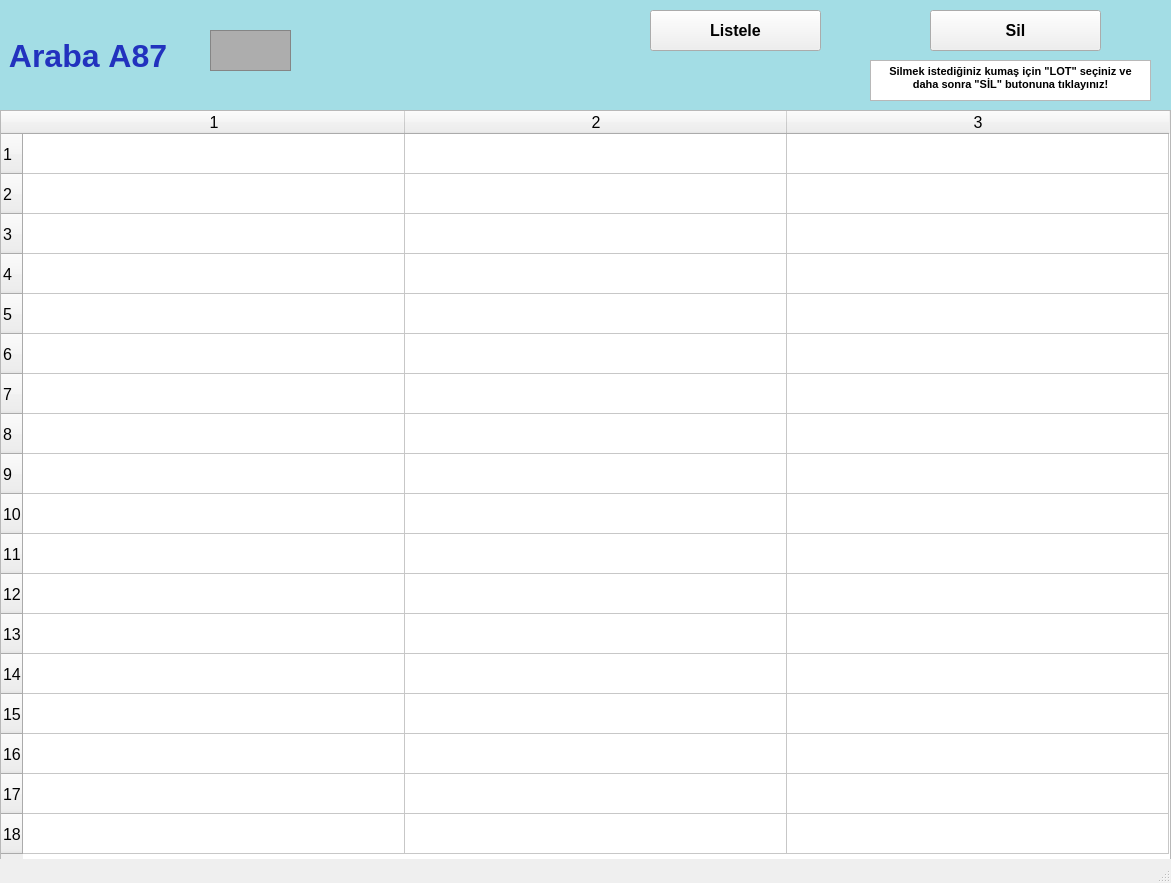
<?xml version="1.0" encoding="UTF-8"?>
<ui version="4.0">
 <class>arabalarA87_ekran</class>
 <widget class="QMainWindow" name="arabalarA87_ekran">
  <property name="geometry">
   <rect>
    <x>0</x>
    <y>0</y>
    <width>1171</width>
    <height>883</height>
   </rect>
  </property>
  <property name="font">
   <font>
    <pointsize>12</pointsize>
    <weight>50</weight>
    <bold>false</bold>
    <kerning>false</kerning>
   </font>
  </property>
  <property name="windowTitle">
   <string/>
  </property>
  <widget class="QWidget" name="centralwidget">
   <widget class="QLabel" name="arabaA1yazi_lbl">
    <property name="geometry">
     <rect>
      <x>0</x>
      <y>0</y>
      <width>1171</width>
      <height>111</height>
     </rect>
    </property>
    <property name="font">
     <font>
      <pointsize>24</pointsize>
      <weight>75</weight>
      <bold>true</bold>
     </font>
    </property>
    <property name="styleSheet">
     <string notr="true">background-color: rgb(163, 221, 229);
color: rgb(34, 50, 190);</string>
    </property>
    <property name="text">
     <string> Araba A87</string>
    </property>
   </widget>
   <widget class="QFrame" name="arabaA1_img">
    <property name="geometry">
     <rect>
      <x>210</x>
      <y>30</y>
      <width>81</width>
      <height>41</height>
     </rect>
    </property>
    <property name="styleSheet">
     <string notr="true">background-color: rgb(173, 173, 173);</string>
    </property>
    <property name="frameShape">
     <enum>QFrame::StyledPanel</enum>
    </property>
    <property name="frameShadow">
     <enum>QFrame::Raised</enum>
    </property>
   </widget>
   <widget class="QPushButton" name="listele87_btn">
    <property name="geometry">
     <rect>
      <x>650</x>
      <y>10</y>
      <width>171</width>
      <height>41</height>
     </rect>
    </property>
    <property name="font">
     <font>
      <pointsize>12</pointsize>
      <weight>75</weight>
      <bold>true</bold>
     </font>
    </property>
    <property name="text">
     <string>Listele</string>
    </property>
   </widget>
   <widget class="QTableWidget" name="A87_tw">
    <property name="geometry">
     <rect>
      <x>0</x>
      <y>110</y>
      <width>1171</width>
      <height>751</height>
     </rect>
    </property>
    <property name="baseSize">
     <size>
      <width>0</width>
      <height>0</height>
     </size>
    </property>
    <property name="rowCount">
     <number>18</number>
    </property>
    <property name="columnCount">
     <number>3</number>
    </property>
    <attribute name="horizontalHeaderVisible">
     <bool>true</bool>
    </attribute>
    <attribute name="horizontalHeaderCascadingSectionResizes">
     <bool>false</bool>
    </attribute>
    <attribute name="horizontalHeaderDefaultSectionSize">
     <number>382</number>
    </attribute>
    <attribute name="horizontalHeaderMinimumSectionSize">
     <number>38</number>
    </attribute>
    <attribute name="verticalHeaderDefaultSectionSize">
     <number>40</number>
    </attribute>
    <attribute name="verticalHeaderMinimumSectionSize">
     <number>23</number>
    </attribute>
    <row/>
    <row/>
    <row/>
    <row/>
    <row/>
    <row/>
    <row/>
    <row/>
    <row/>
    <row/>
    <row/>
    <row/>
    <row/>
    <row/>
    <row/>
    <row/>
    <row/>
    <row/>
    <column/>
    <column/>
    <column/>
   </widget>
   <widget class="QPushButton" name="sil87_btn">
    <property name="geometry">
     <rect>
      <x>930</x>
      <y>10</y>
      <width>171</width>
      <height>41</height>
     </rect>
    </property>
    <property name="font">
     <font>
      <pointsize>12</pointsize>
      <weight>75</weight>
      <bold>true</bold>
     </font>
    </property>
    <property name="text">
     <string>Sil</string>
    </property>
   </widget>
   <widget class="QTextBrowser" name="textBrowser">
    <property name="geometry">
     <rect>
      <x>870</x>
      <y>60</y>
      <width>281</width>
      <height>41</height>
     </rect>
    </property>
    <property name="html">
     <string>&lt;!DOCTYPE HTML PUBLIC &quot;-//W3C//DTD HTML 4.0//EN&quot; &quot;http://www.w3.org/TR/REC-html40/strict.dtd&quot;&gt;
&lt;html&gt;&lt;head&gt;&lt;meta name=&quot;qrichtext&quot; content=&quot;1&quot; /&gt;&lt;style type=&quot;text/css&quot;&gt;
p, li { white-space: pre-wrap; }
&lt;/style&gt;&lt;/head&gt;&lt;body style=&quot; font-family:'MS Shell Dlg 2'; font-size:12pt; font-weight:400; font-style:normal;&quot;&gt;
&lt;p align=&quot;center&quot; style=&quot; margin-top:0px; margin-bottom:0px; margin-left:0px; margin-right:0px; -qt-block-indent:0; text-indent:0px;&quot;&gt;&lt;span style=&quot; font-size:8pt; font-weight:600;&quot;&gt;Silmek istediğiniz kumaş için &amp;quot;LOT&amp;quot; seçiniz ve daha sonra &amp;quot;SİL&amp;quot; butonuna tıklayınız!&lt;/span&gt;&lt;/p&gt;&lt;/body&gt;&lt;/html&gt;</string>
    </property>
   </widget>
  </widget>
  <widget class="QStatusBar" name="statusbar"/>
 </widget>
 <resources/>
 <connections/>
</ui>
